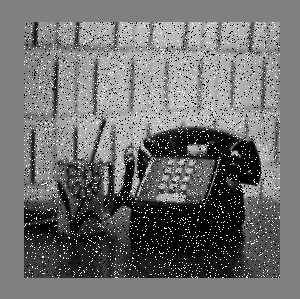
#> input picture Image Processing using OpenCV/images/phone_pepper.png, 300 x 299 px
$ jupyter execute 'DIP-06 Median Filter.ipynb'
#> lines starting #> are read from the running program, lines starting #| are printed output that depends on the picture
#> the answer given: 100
#> further down, inputimg is the input picture: shape (299, 300); min 0, max 255, mean 111.2
[cell 1]
import cv2
import math
import numpy as np
import matplotlib.pyplot as plt

def generateImageWithBorder(inputImage: np.ndarray, borderSize: int):
#> called with borderSize = 50
    size = inputImage.shape
#> size = (299, 300)
    outputImage = np.zeros((size[0] + borderSize*2, size[1] + borderSize*2), np.uint8)
    outputImage[
        borderSize:borderSize + size[0]-1,  #x1:x2
        borderSize:borderSize + size[1]-1   #y1:y2
        ] = inputImage[
            0:size[0]-1,
            0:size[1]-1]
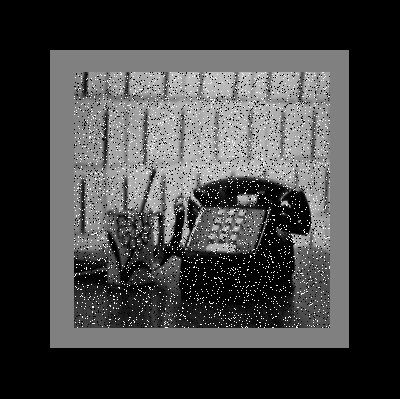
#> outputImage: shape (399, 400); min 0, max 255, mean 62
    return outputImage

def performMedian(inputImage: np.ndarray, filterSize: int):
    borderSize = filterSize - math.ceil(filterSize / 2)
    pixelsInMask = filterSize * filterSize
    middleIndex = math.floor(pixelsInMask / 2) + 1
    outputImage = inputImage.copy()
    borderedImage = generateImageWithBorder(inputImage, borderSize)

    print(f'filterSize: {filterSize}x{filterSize}')
    print('borderSize:', borderSize)
    print('pixelsInMask:', pixelsInMask)
    print('inputImage:', inputImage.shape)
#| inputImage: (299, 300)
    print('borderedImage:', borderedImage.shape)
#| borderedImage: (399, 400)
    cv2.imshow('Image with border', borderedImage)
    size = borderedImage.shape
#> size = (399, 400)

    for i in range(borderSize, size[0] - borderSize):
        for j in range(borderSize, size[1] - borderSize):
            index = 0
            pixels = [0] * pixelsInMask

            for a in range(i - borderSize, i + borderSize):
                for b in range(j - borderSize, j + borderSize):
                    pixels[index] = borderedImage[a, b]
                    index = index + 1
            pixels.sort()
            middleValue = pixels[middleIndex]
            outputImage[i - borderSize, j - borderSize] = middleValue
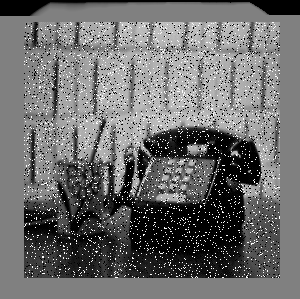
#> outputImage: shape (299, 300); min 0, max 255, mean 108.5

    return outputImage

filterSize = int(input('Enter filter size (i.e: 5): '))
inputimg = cv2.imread('images/phone_pepper.png', cv2.IMREAD_GRAYSCALE)
outputimg = performMedian(inputimg, filterSize)

plt.title('Input image histogram')
plt.hist(inputimg.ravel(), 256, [0, 256])
plt.show()

plt.title('Output image histogram')
plt.hist(outputimg.ravel(), 256, [0, 256])
plt.show()

cv2.imshow('Input image', inputimg)
cv2.imshow('Output image [Median filter]', outputimg)
cv2.waitKey(0)
cv2.destroyAllWindows()
